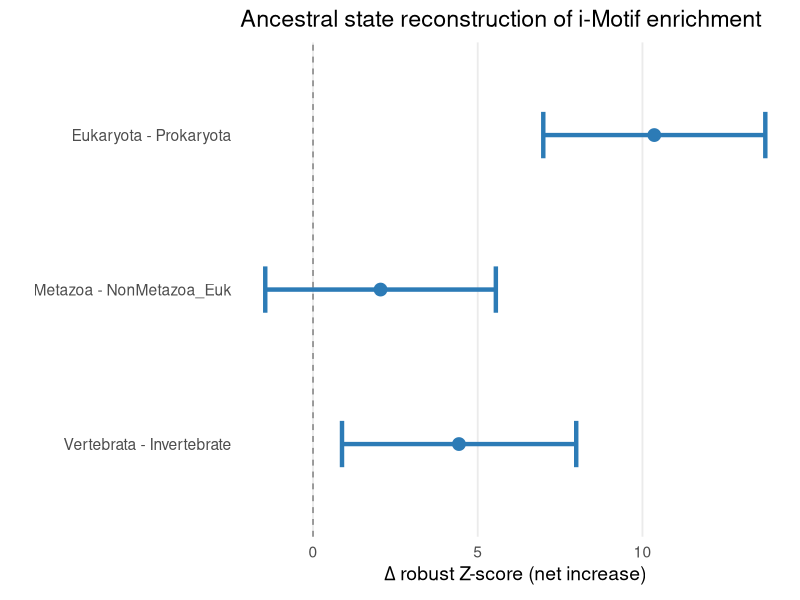
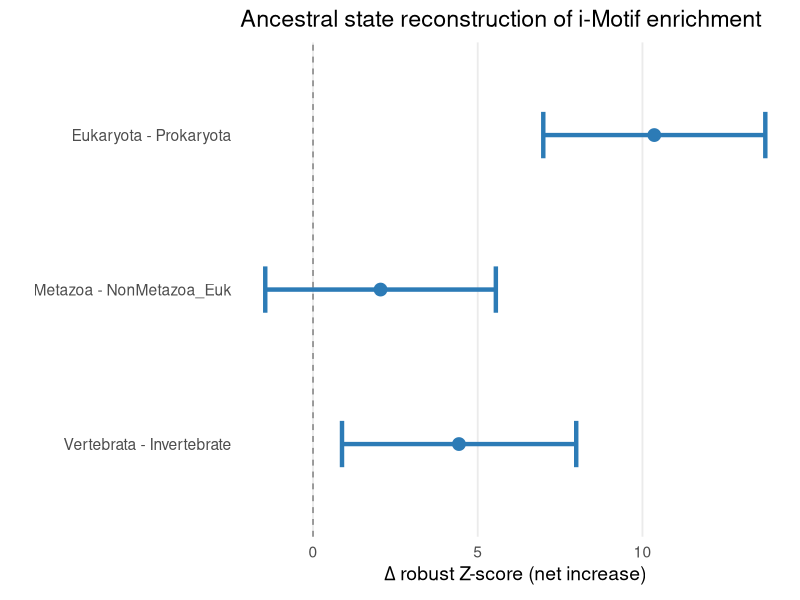

These charts were generated, in order, by the following R code:
library(ggplot2)

# 数据（基于 400 物种分析，全数据跑完后替换数值即可）
df <- data.frame(
  Transition = c("Eukaryota - Prokaryota", "Metazoa - NonMetazoa_Euk", "Vertebrata - Invertebrate"),
  Delta_Z = c(10.36, 2.05, 4.43),
  Lower = c(6.99, -1.45, 0.88),
  Upper = c(13.73, 5.55, 7.99)
)
df$Transition <- factor(df$Transition, levels = rev(df$Transition))

p <- ggplot(df, aes(x = Delta_Z, y = Transition)) +
  geom_vline(xintercept = 0, linetype = "dashed", color = "grey50") +
  geom_point(size = 4, color = "#2c7bb6") +
  geom_errorbar(aes(xmin = Lower, xmax = Upper), width = 0.3, linewidth = 1.5, 
                color = "#2c7bb6", orientation = "y") +
  labs(x = expression(Delta ~ "robust Z-score (net increase)"),
       y = "",
       title = "Ancestral state reconstruction of i-Motif enrichment") +
  theme_minimal(base_size = 14) +
  theme(panel.grid.major.y = element_blank(),
        panel.grid.minor = element_blank())

# 同时输出 PDF 和 PNG
ggsave("delta_z_forest.pdf", plot = p, width = 8, height = 4)
ggsave("delta_z_forest.png", plot = p, width = 8, height = 4, dpi = 300)
